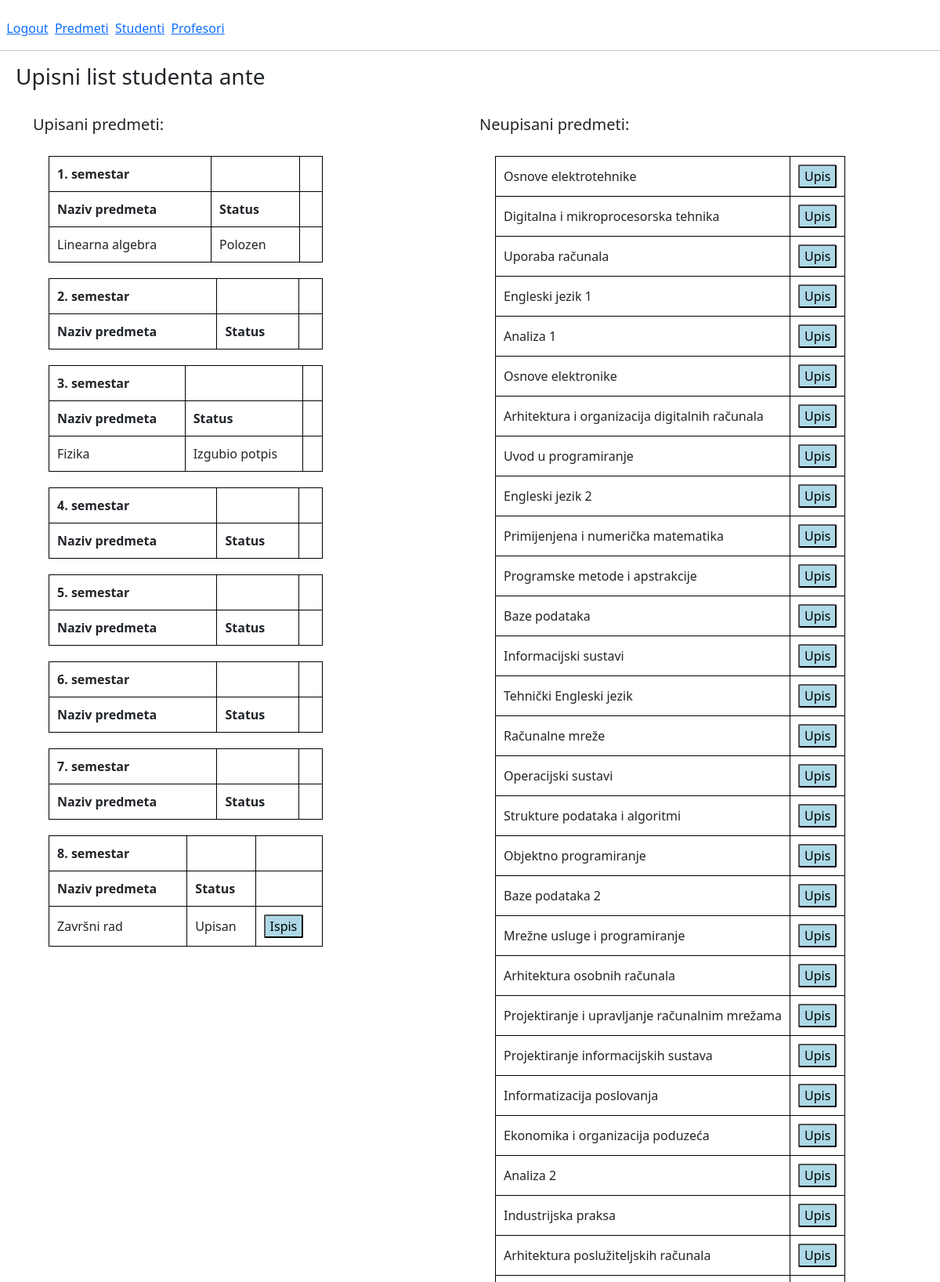
Page /upisniList/5 (signed in, upper part) on the committed database.
### app/models.py (models this page shows, shortened)
class Korisnici(AbstractUser):
    STATUS=(('none','None'),('redovni','redovni'),('izvanredni','izvanredni'))
    status=models.CharField(max_length=50, choices=STATUS)
    role=models.ForeignKey(Uloge, on_delete=models.CASCADE, null=True)

class Upisi(models.Model):
    student=models.ForeignKey(Korisnici, on_delete=models.CASCADE, db_constraint=False)
    predmet=models.ForeignKey(Predmeti, on_delete=models.CASCADE)
    STATUS=(('Upisan','Upisan'),('Polozen','Polozen'),('Izgubio_potpis', 'Izgubio potpis'))
    status=models.CharField(max_length=64, choices=STATUS, default="Upisan")

class Predmeti(models.Model):
    IZBORNI=(('DA','da'),('NE','ne'))
    name=models.CharField(max_length=50)
    kod=models.CharField(max_length=50)
    program=models.CharField(max_length=50)
    ects=models.IntegerField()
    sem_red=models.IntegerField()
    sem_izv=models.IntegerField()
    izborni=models.CharField(max_length=50, choices=IZBORNI)
    nositelj=models.ForeignKey(Korisnici, on_delete=models.CASCADE, null=True)

### app/decorators.py (the view)
    def wrap(request, *args, **kwargs):
        user = Korisnici.objects.get(pk=request.user.pk)
        if (user.role_id == 1 or user.role_id == 3) and user.is_authenticated and user.is_active:
            return function(request, *args, **kwargs)
        else:
            raise PermissionDenied

### app/templates/upisni_list_izvanredni.html (shortened to what this page needs)
{% extends 'home_admin.html' %}
{% block upisni_list %}
<h3>Upisni list studenta {{ student.username }}</h3>
<div class="container">
    <div class="row">
        <div class="col-md-6">
            <br>
            <h5>Upisani predmeti:</h5>
            <div class="table-responsive">
                {% for semestar in semestri %}
                <table style="width:350px">
                    <tr>
                        <th>{{ semestar }}. semestar</th>
                        <td></td>
                        <td></td>
                    </tr>
                    <tr>
                        <th>Naziv predmeta</th>
                        <th>Status</th>
                        <td></td>
                    </tr>
                    {% for upis in upisi %}
                        {% if semestar == upis.predmet.sem_izv %}
                            <tr>
                                <td>{{ upis.predmet.name }}</td>
                                <td>{{ upis.status }}</td>
                                {% if upis.status == 'Upisan' %}
                                    <td>
                                        <form method="post">
                                            <input type="submit" name="{{upis.predmet.name}}" value="Ispis" class="botun2">
                                        </form>
                                    </td>
                                {% endif %}
                            </tr>
                        {% endif %}
                    {% endfor %}
                {% endfor %}
                </table>
            </div>
        </div>
        <div class="col-md-6">
            <br>
            <h5>Neupisani predmeti:</h5>
            <div class="table-responsive">
                <table>
                    {% for course in neupisani %}
                        <tr>
                            <td>{{ course.name }}</td>
                            <td>
                                <form method="post">
                                <input type="submit" name="{{course.name}}" value="Upis" class="botun2">
                            </td>
                        </tr>
                    {% endfor %}
                </table>
            </div>
        </div>
    </div>
</div>
{% endblock %}

### app/templates/base.html (style rules this page uses)
html, body { height: 100%; }
table { margin: 20px; }
table,th,td { border: 1px solid black; padding: 10px; }
.botun2 { background-color: lightblue; border-radius: 2px; }
h3 { margin-left: 20px; }

### rows in the picture
Korisnici: username "ante"
Upisi: predmet.name "Linearna algebra", status "Polozen"
Upisi: predmet.name "Fizika", status "Izgubio potpis"
Upisi: predmet.name "Završni rad", status "Upisan"
Predmeti: name "Osnove elektrotehnike"
Predmeti: name "Digitalna i mikroprocesorska tehnika"
Predmeti: name "Uporaba računala"
Predmeti: name "Engleski jezik 1"
Predmeti: name "Analiza 1"
Predmeti: name "Osnove elektronike"
Predmeti: name "Arhitektura i organizacija digitalnih računala"
Predmeti: name "Uvod u programiranje"
Predmeti: name "Engleski jezik 2"
Predmeti: name "Primijenjena i numerička matematika"
Predmeti: name "Programske metode i apstrakcije"
Predmeti: name "Baze podataka"
Predmeti: name "Informacijski sustavi"
Predmeti: name "Tehnički Engleski jezik"
Predmeti: name "Računalne mreže"
Predmeti: name "Operacijski sustavi"
Predmeti: name "Strukture podataka i algoritmi"
Predmeti: name "Objektno programiranje"
Predmeti: name "Baze podataka 2"
Predmeti: name "Mrežne usluge i programiranje"
Predmeti: name "Arhitektura osobnih računala"
Predmeti: name "Projektiranje i upravljanje računalnim mrežama"
Predmeti: name "Projektiranje informacijskih sustava"
Predmeti: name "Informatizacija poslovanja"
Predmeti: name "Ekonomika i organizacija poduzeća"
Predmeti: name "Analiza 2"
Predmeti: name "Industrijska praksa"
Predmeti: name "Arhitektura poslužiteljskih računala"

### other values in the picture
{{ semestar }} "1" "2" "3" "4" "5" "6" "7" "8"
